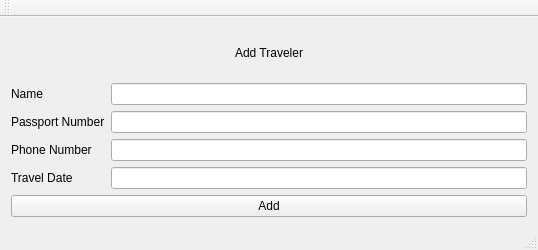
<?xml version="1.0" encoding="UTF-8"?>
<ui version="4.0">
 <class>AddTraveler</class>
 <widget class="QMainWindow" name="AddTraveler">
  <property name="geometry">
   <rect>
    <x>0</x>
    <y>0</y>
    <width>538</width>
    <height>250</height>
   </rect>
  </property>
  <property name="windowTitle">
   <string>Add Traveller</string>
  </property>
  <widget class="QWidget" name="centralWidget">
   <layout class="QVBoxLayout" name="verticalLayout_2">
    <item>
     <layout class="QVBoxLayout" name="verticalLayout">
      <item>
       <widget class="QLabel" name="label_5">
        <property name="sizePolicy">
         <sizepolicy hsizetype="Preferred" vsizetype="Preferred">
          <horstretch>0</horstretch>
          <verstretch>0</verstretch>
         </sizepolicy>
        </property>
        <property name="text">
         <string>Add Traveler</string>
        </property>
        <property name="alignment">
         <set>Qt::AlignCenter</set>
        </property>
       </widget>
      </item>
      <item>
       <layout class="QFormLayout" name="formLayout">
        <item row="0" column="0">
         <widget class="QLabel" name="label_4">
          <property name="text">
           <string>Name</string>
          </property>
         </widget>
        </item>
        <item row="0" column="1">
         <widget class="QLineEdit" name="lineEdit"/>
        </item>
        <item row="1" column="0">
         <widget class="QLabel" name="label_3">
          <property name="text">
           <string>Passport Number</string>
          </property>
         </widget>
        </item>
        <item row="1" column="1">
         <widget class="QLineEdit" name="lineEdit_2"/>
        </item>
        <item row="2" column="0">
         <widget class="QLabel" name="label_2">
          <property name="text">
           <string>Phone Number</string>
          </property>
         </widget>
        </item>
        <item row="2" column="1">
         <widget class="QLineEdit" name="lineEdit_3"/>
        </item>
        <item row="3" column="0">
         <widget class="QLabel" name="label">
          <property name="text">
           <string>Travel Date</string>
          </property>
         </widget>
        </item>
        <item row="3" column="1">
         <widget class="QLineEdit" name="lineEdit_4"/>
        </item>
       </layout>
      </item>
      <item>
       <widget class="QPushButton" name="pushButton">
        <property name="text">
         <string>Add</string>
        </property>
       </widget>
      </item>
     </layout>
    </item>
   </layout>
  </widget>
  <widget class="QMenuBar" name="menuBar">
   <property name="geometry">
    <rect>
     <x>0</x>
     <y>0</y>
     <width>538</width>
     <height>22</height>
    </rect>
   </property>
  </widget>
  <widget class="QToolBar" name="mainToolBar">
   <attribute name="toolBarArea">
    <enum>TopToolBarArea</enum>
   </attribute>
   <attribute name="toolBarBreak">
    <bool>false</bool>
   </attribute>
  </widget>
  <widget class="QStatusBar" name="statusBar"/>
 </widget>
 <layoutdefault spacing="6" margin="11"/>
 <resources>
  <include location="QtWidgetsApplication1.qrc"/>
 </resources>
 <connections/>
</ui>
